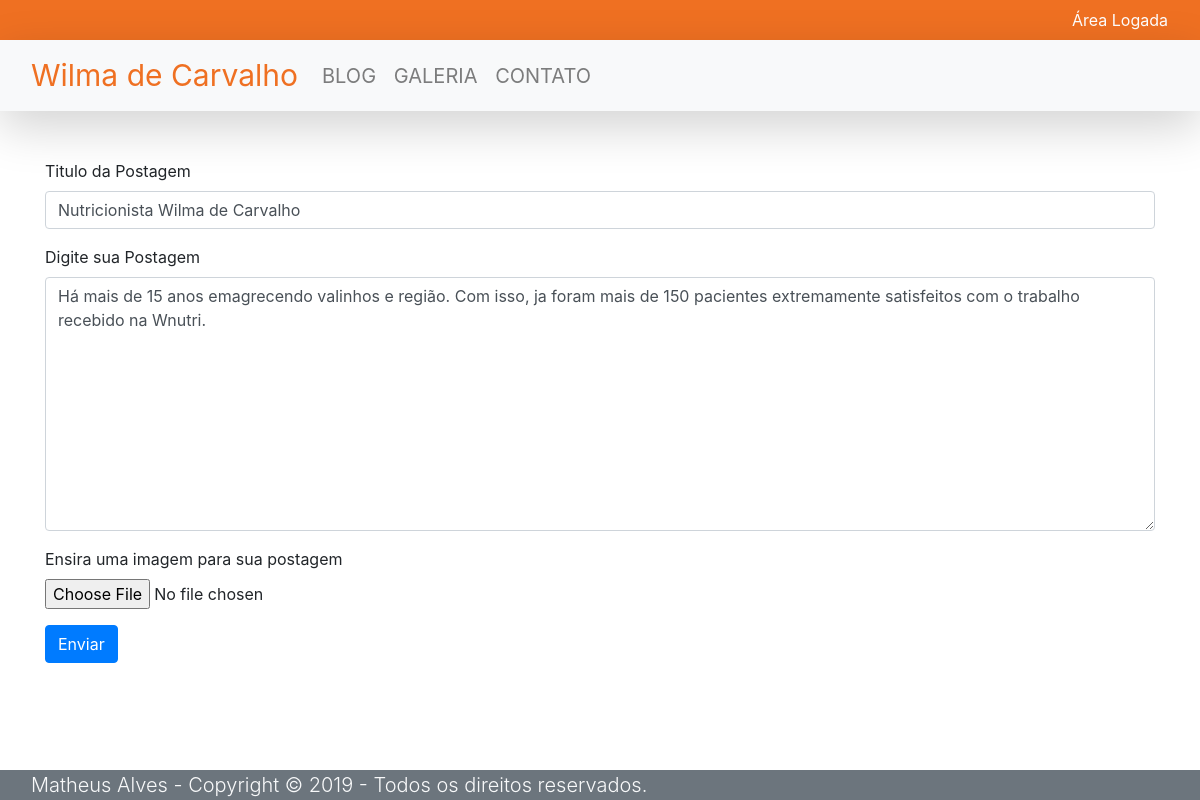
Screenshot of /paginas/update_blog.php?IdBlog=13 with the database file from the repository.
### tables this page shows
CREATE TABLE `blog` (
  `IdBlog` int(11) NOT NULL,
  `titulo_bg` varchar(255) NOT NULL,
  `texto_bg` longtext NOT NULL,
  `idImagem` int(11) NOT NULL,
  `data_bg` datetime NOT NULL
);

### paginas/update_blog.php (the view, shortened to what this page needs)
<html>
<head>
<link rel="stylesheet" href="https://stackpath.bootstrapcdn.com/bootstrap/4.4.1/css/bootstrap.min.css">
<link rel="stylesheet" type="text/css" href="../css/index.css">
<link rel="stylesheet" href="https://cdnjs.cloudflare.com/ajax/libs/font-awesome/4.7.0/css/font-awesome.min.css">
</head>
<body>
	<header>
		<div id="topo">
			<span class="float-right m-2"><a href="area_logada.php" class="mr-4" style="color:white;">Área Logada</a></span>
		</div>
	</header>
	<?php
			require_once("teste_conexao.php");
			$IdBlog = filter_input(INPUT_GET, 'IdBlog',FILTER_SANITIZE_NUMBER_INT);
			$sql = "SELECT * FROM blog WHERE IdBlog = '$IdBlog'";
			$result = mysqli_query($conn, $sql);
			$select = mysqli_fetch_array($result);
	?>
	<section>
		<form class="container mt-5"  method="post" action="update2_blog.php">
			<div class="form-group">
				<label for="exampleFormControlInput1">Titulo da Postagem</label>
				<input class="form-control" name="titulo_bg" type="text" value="<?php echo $select['titulo_bg'];?>" placeholder="Titulo da Postagem">
			</div>
			<div class="form-group">
				<label for="exampleFormControlTextarea1">Digite sua Postagem</label>
				<textarea class="form-control" name="texto_bg" id="exampleFormControlTextarea1" rows="10"><?php echo $select['texto_bg'];?></textarea>
			</div>
			<div class="form-group">
				<label for="exampleFormControlFile1">Ensira uma imagem para sua postagem</label>
				<input type="file" class="form-control-file" id="exampleFormControlFile1">
			</div>
			<button type="submit" name="salvar" class="btn btn-primary">Enviar</button>
		</form>
	</section>
	<footer class="container-fluid bg-secondary float-left" style="position: absolute; bottom: 0;">
            <div>
                <span class="text-light lead px-3 ">Matheus Alves - Copyright © 2019 - Todos os direitos reservados.</span>
            </div>
	</footer>
</body>
</html>

### css/index.css (style rules this page uses)
#topo { width: 100%; background-color: #EF7022; height: 40px; }

### rows the page displays
blog: titulo_bg "Nutricionista Wilma de Carvalho", texto_bg "Há mais de 15 anos emagrecendo valinhos e região. Com isso, ja foram mais de 150 pacientes extremamente satisfeitos com o trabalho recebido na Wnutri."
